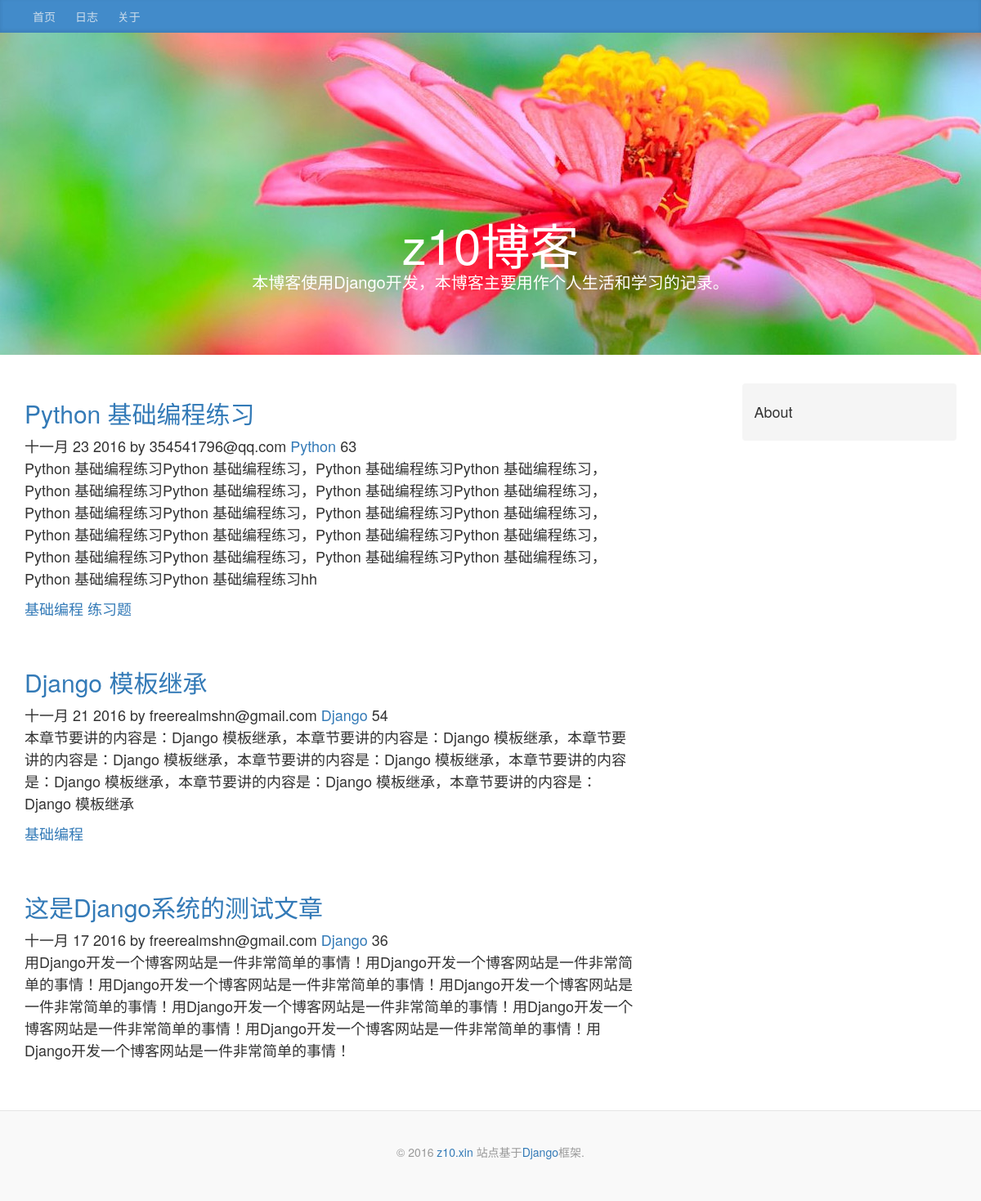
Screenshot of /blog/ with the database file from the repository.
### blog/models.py (models this page shows, shortened)
class Article(models.Model):
    STATUS_CHOICES = (
        ('p', '发布'),
        ('t', '草稿'),
        ('d', '删除'),
    )
    title = models.CharField('标题', max_length=55)
    content = models.TextField('内容')
    status = models.CharField(
        '状态', max_length=1, choices=STATUS_CHOICES, default='p')
    pub_date = models.DateTimeField('发布时间', default=timezone.now)
    changed_date = models.DateTimeField('修改时间', auto_now=True)
    views = models.PositiveIntegerField('浏览量', default=0)
    author = models.ForeignKey(
        settings.AUTH_USER_MODEL,
        on_delete=models.CASCADE)
    tags = models.ManyToManyField('Tag', verbose_name='标签')
    category = models.ForeignKey(
        'Category', verbose_name='分类', blank=True, null=True, on_delete=models.SET_NULL)
    class Meta:
        verbose_name = '博客文章'
        verbose_name_plural = verbose_name

class Category(models.Model):
    title = models.CharField('分类', max_length=40)
    create_time = models.DateTimeField('创建时间', default=timezone.now)
    def __str__(self):
        return self.title
    class Meta:
        verbose_name = '文章分类'
        verbose_name_plural = verbose_name

class Tag(models.Model):
    name = models.CharField('标签', max_length=40)
    def __str__(self):
        return self.name
    class Meta:
        verbose_name = '文章标签'
        verbose_name_plural = verbose_name

### accounts/models.py (models this page shows, shortened)
class User(AbstractBaseUser, PermissionsMixin):
    email = models.EmailField('邮箱', unique=True, db_index=True)
    username = models.CharField(
        '用户名', max_length=75, unique=True)
    is_staff = models.BooleanField('职员身份', default=False)
    is_active = models.BooleanField('激活状态', default=True)
    date_joined = models.DateTimeField('注册时间', default=timezone.now)
    login_attempted = models.IntegerField('登录失败几次', default=0)
    update = models.DateTimeField('上次登录尝试', auto_now=True)
    secret = models.CharField('密匙', max_length=16, blank=True)
    verification_needed = models.BooleanField('启用登录验证', default=False)
    objects = UserManage()
    USERNAME_FIELD = 'email'
    REQUIRED_FIELDS = ['username']
    class Meta:
        verbose_name = '用户'
        verbose_name_plural = verbose_name

### blog/views.py (the view)
class IndexView(ListView):
    template_name = 'blog/index.html'
    context_object_name = 'articles'
    def get_queryset(self):
        return Article.objects.filter(status='p').order_by('-pub_date')[:5]

### home/context.py (called while the page is built)
def all_context(request):
    SITE_NAME = settings.SITE_NAME
    SITE_BLOG_DES = settings.SITE_BLOG_DES
    SITE_URL = settings.SITE_URL
    return locals()

### blog/templates/blog/index.html (shortened to what this page needs)
{% extends "blog/base.html" %}
    {% block content %}
    <div class="col-sm-8 blog-main">
    {% for article in articles %}
    <div class="blog-post">
        <h2><a href="{% url 'blog:detail' article.pk %}">{{ article.title }}</a></h2>
        {{ article.pub_date | date:"M j Y" }} by {{ article.author}}
        <a href="{% url 'blog:category' article.category_id %}">{{ article.category }}</a>
        {{ article.views }}
        <p>{{ article.content }}</p>
        {% if article.tags.all %}
            {% for tag in article.tags.all %}
                <a href="{% url 'blog:tag' tag.id %}">{{ tag }}</a>
            {% endfor %}
        {% endif %}
        </div>
    {% endfor %}
    </div>
    <div class="col-sm-3 col-sm-offset-1 blog-sidebar">
        <div class="sidebar-module sidebar-module-inset">
            <h4>About</h4>
        </div>
    </div>
{% endblock content %}

### blog/templates/blog/base.html (shortened to what this page needs)
<!DOCTYPE html>
{% load static %}
<html lang="en">
<head>
    <link rel="stylesheet" href="http://cdn.bootcss.com/bootstrap/3.3.0/css/bootstrap.min.css">
    <link rel="stylesheet" href="{% static "css/style.css" %}">
</head>
<body>
<div class="blog-masthead">
    <div class="container">
        {% block header %}
        <nav class="blog-nav">
        <a class="blog-nav-item" href="{% url 'blog:index' %}">首页</a>
        <a class="blog-nav-item" href="">日志</a>
        <a class="blog-nav-item" href="">关于</a>
        </nav>
    {% endblock header %}
    </div>
</div>
<div class="container-fluid blog-header-bg">
<div class="blog-header">
    {% block blog-header %}
    <h1 class="blog-title">{{ SITE_NAME }}</h1>
    <p class="lead blog-description">{{ SITE_BLOG_DES }}</p>
    {% endblock blog-header %}
</div>
</div>
<div class="container">
<div class="row">
    {% block content %}
{% endblock content %}
</div>
</div>
<div class="blog-footer">
{% block footer %}
<p class="copyright">&copy; 2016 <a href="{{ SITE_URL }}">z10.xin</a> 站点基于<a href="https://djangoproject.com">Django</a>框架.</p>
{% endblock footer %}
</div>
</body>
</html>

### blog/static/css/style.css (style rules this page uses)
body { display: block; padding: 0; margin: 0; font-size: 14px; line-height: 1.428; }
.blog-masthead { background-color: #428bca; box-shadow: inset 0 -2px 5px rgba(0,0,0,.1); }
.blog-nav-item { position: relative; display: inline-block; padding: 10px; font-weight: 500; color: #cdddeb; }
.blog-header { padding-top: 195px; padding-bottom: 55px; text-align: center; background-image: url(../images/blog-header.jpg); background-repeat: no-repeat; background-size: cover; color: #ffffff; }
.blog-header-bg { padding:0; margin-bottom: 35px; }
.blog-header .blog-title { margin-top: 30px; margin-bottom: 0px; font-size: 60px; font-weight: normal; }
.blog-header .blog-description { font-size: 20px; }
.sidebar-module-inset { padding: 15px; background: #f5f5f5; border-radius: 4px; }
.blog-main { font-size: 18px; line-height: 1.5; }
.blog-post { margin-bottom: 60px; }
.blog-footer { padding: 40px 0; color: #999; text-align: center; background: #f9f9f9; border-top: 1px solid #e5e5e5; }

### rows the page displays
Article: title "Python 基础编程练习", pub_date "十一月 23 2016", author "354541796@qq.com", category "Python", views "63", content "Python 基础编程练习Python 基础编程练习，Python 基础编程练习Python 基础编程练习，Python 基础编程练习Python 基础编程练习，Python 基础编程练习Python 基础编程练习，Python 基础编程练习Python 基础编程练习，Python 基础编程练习Python 基础编程练习，Python 基础编程练习Python 基础编程练习，Python 基础编程练习Python 基础编程练习，Python 基础编程练习Python 基础编程练习，Python 基础编程练习Python 基础编程练习，Python 基础编程练习Python 基础编程练习hh"
Tag: name "基础编程"
Tag: name "练习题"
Article: title "Django 模板继承", pub_date "十一月 21 2016", author "freerealmshn@gmail.com", category "Django", views "54", content "本章节要讲的内容是：Django 模板继承，本章节要讲的内容是：Django 模板继承，本章节要讲的内容是：Django 模板继承，本章节要讲的内容是：Django 模板继承，本章节要讲的内容是：Django 模板继承，本章节要讲的内容是：Django 模板继承，本章节要讲的内容是：Django 模板继承"
Article: title "这是Django系统的测试文章", pub_date "十一月 17 2016", author "freerealmshn@gmail.com", category "Django", views "36", content "用Django开发一个博客网站是一件非常简单的事情！用Django开发一个博客网站是一件非常简单的事情！用Django开发一个博客网站是一件非常简单的事情！用Django开发一个博客网站是一件非常简单的事情！用Django开发一个博客网站是一件非常简单的事情！用Django开发一个博客网站是一件非常简单的事情！用Django开发一个博客网站是一件非常简单的事情！用Django开发一个博客网站是一件非常简单的事情！"

### other values shown
{{ SITE_NAME }} "z10博客"
{{ SITE_BLOG_DES }} "本博客使用Django开发，本博客主要用作个人生活和学习的记录。"
